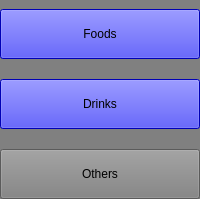
                  <widget class="QFrame" name="sideBar">
                   <property name="minimumSize">
                    <size>
                     <width>0</width>
                     <height>0</height>
                    </size>
                   </property>
                   <property name="maximumSize">
                    <size>
                     <width>16777215</width>
                     <height>16777215</height>
                    </size>
                   </property>
                   <property name="styleSheet">
                    <string notr="true">background-color: gray
</string>
                   </property>
                   <property name="frameShape">
                    <enum>QFrame::NoFrame</enum>
                   </property>
                   <property name="frameShadow">
                    <enum>QFrame::Raised</enum>
                   </property>
                   <property name="lineWidth">
                    <number>3</number>
                   </property>
                   <layout class="QVBoxLayout" name="verticalLayout_5">
                    <property name="spacing">
                     <number>0</number>
                    </property>
                    <property name="leftMargin">
                     <number>0</number>
                    </property>
                    <property name="topMargin">
                     <number>0</number>
                    </property>
                    <property name="rightMargin">
                     <number>0</number>
                    </property>
                    <property name="bottomMargin">
                     <number>0</number>
                    </property>
                    <item alignment="Qt::AlignTop">
                     <widget class="QFrame" name="frame_14">
                      <property name="frameShape">
                       <enum>QFrame::NoFrame</enum>
                      </property>
                      <property name="frameShadow">
                       <enum>QFrame::Raised</enum>
                      </property>
                      <layout class="QVBoxLayout" name="verticalLayout_6">
                       <property name="spacing">
                        <number>20</number>
                       </property>
                       <property name="leftMargin">
                        <number>0</number>
                       </property>
                       <property name="topMargin">
                        <number>9</number>
                       </property>
                       <property name="rightMargin">
                        <number>0</number>
                       </property>
                       <property name="bottomMargin">
                        <number>0</number>
                       </property>
                       <item>
                        <widget class="QPushButton" name="foods">
                         <property name="minimumSize">
                          <size>
                           <width>0</width>
                           <height>50</height>
                          </size>
                         </property>
                         <property name="maximumSize">
                          <size>
                           <width>16777215</width>
                           <height>50</height>
                          </size>
                         </property>
                         <property name="cursor">
                          <cursorShape>PointingHandCursor</cursorShape>
                         </property>
                         <property name="styleSheet">
                          <string notr="true">background-color: blue
</string>
                         </property>
                         <property name="text">
                          <string>Foods</string>
                         </property>
                        </widget>
                       </item>
                       <item>
                        <widget class="QPushButton" name="drinks">
                         <property name="minimumSize">
                          <size>
                           <width>0</width>
                           <height>50</height>
                          </size>
                         </property>
                         <property name="maximumSize">
                          <size>
                           <width>16777215</width>
                           <height>50</height>
                          </size>
                         </property>
                         <property name="cursor">
                          <cursorShape>PointingHandCursor</cursorShape>
                         </property>
                         <property name="styleSheet">
                          <string notr="true">background-color: blue
</string>
                         </property>
                         <property name="text">
                          <string>Drinks</string>
                         </property>
                        </widget>
                       </item>
                       <item>
                        <widget class="QPushButton" name="others">
                         <property name="minimumSize">
                          <size>
                           <width>0</width>
                           <height>50</height>
                          </size>
                         </property>
                         <property name="maximumSize">
                          <size>
                           <width>16777215</width>
                           <height>50</height>
                          </size>
                         </property>
                         <property name="cursor">
                          <cursorShape>PointingHandCursor</cursorShape>
                         </property>
                         <property name="text">
                          <string>Others</string>
                         </property>
                        </widget>
                       </item>
                      </layout>
                     </widget>
                    </item>
                   </layout>
                  </widget>
